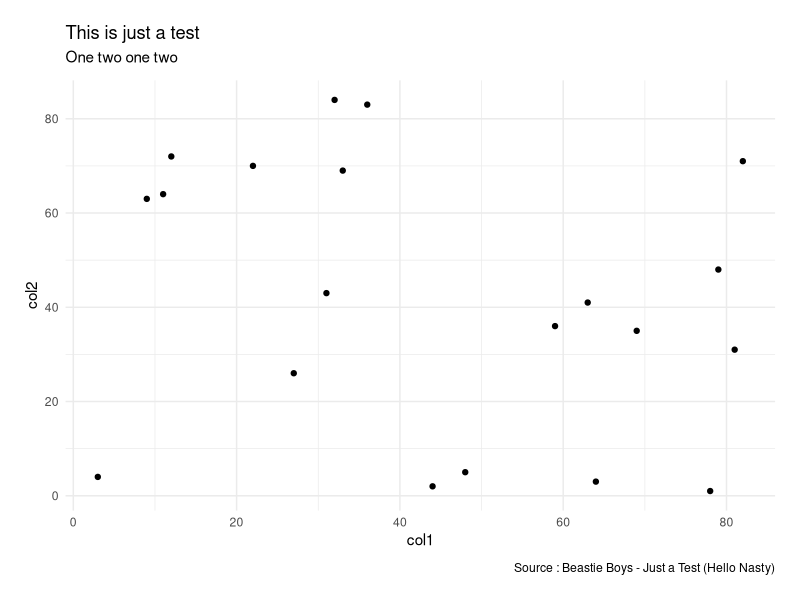

The R script that drew this image:
library(tidyverse)

WarioDF <- tibble(
  col1 = sample(
    c(1:100), size = 20, replace = F
  ),
  col2 = sample(
    c(1:100), size = 20, replace = F
  )
)

ggplot(WarioDF, aes(x = col1, y = col2)) +
  geom_point() +
  theme_minimal() +
  theme(
    plot.caption = element_text(margin = margin(t = 10, unit = "pt")),
    plot.margin = margin(18,18,18,18, unit = "pt"),
    plot.subtitle = element_text(margin = margin(b = 10, unit = "pt"))
  ) +
  labs(
    title = "This is just a test",
    subtitle = "One two one two",
    caption = "Source : Beastie Boys - Just a Test (Hello Nasty)"
  )
